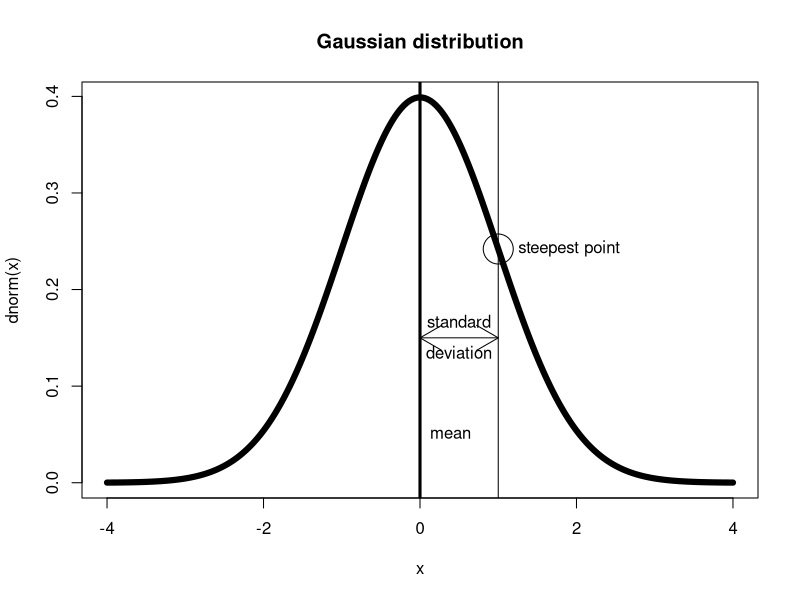
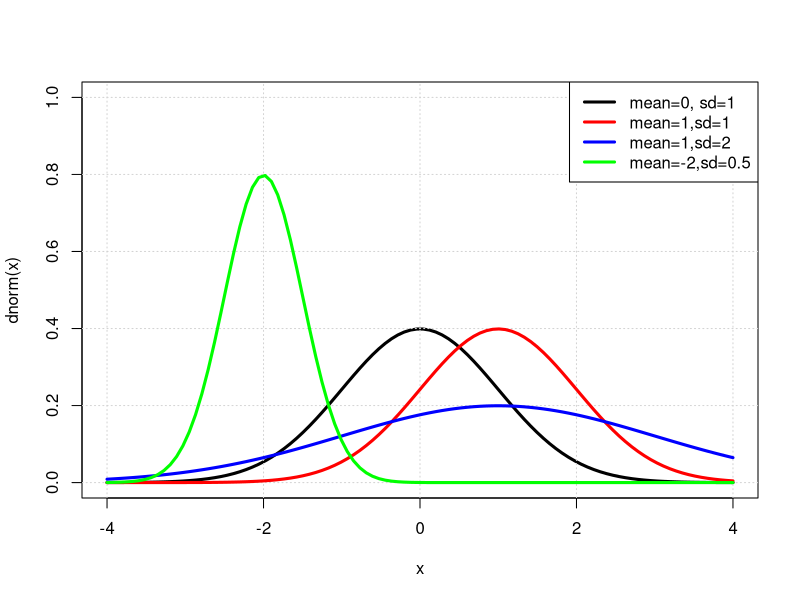
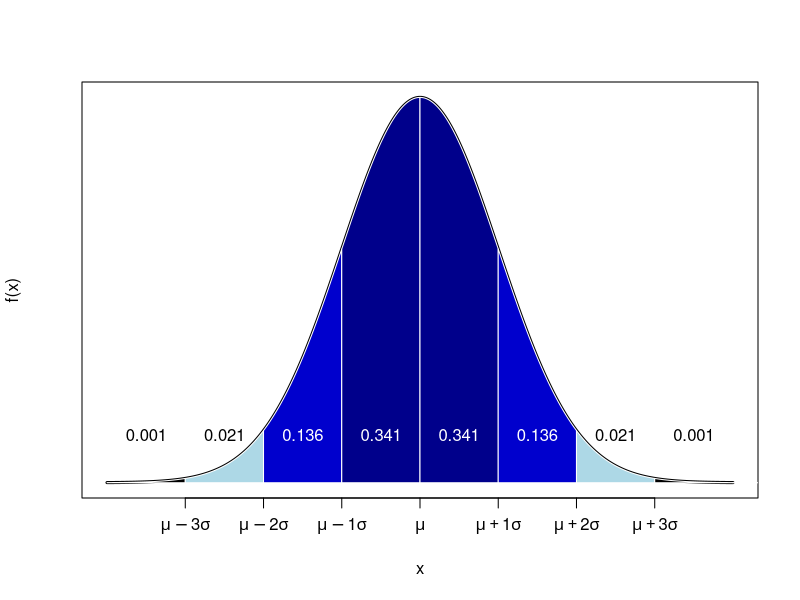
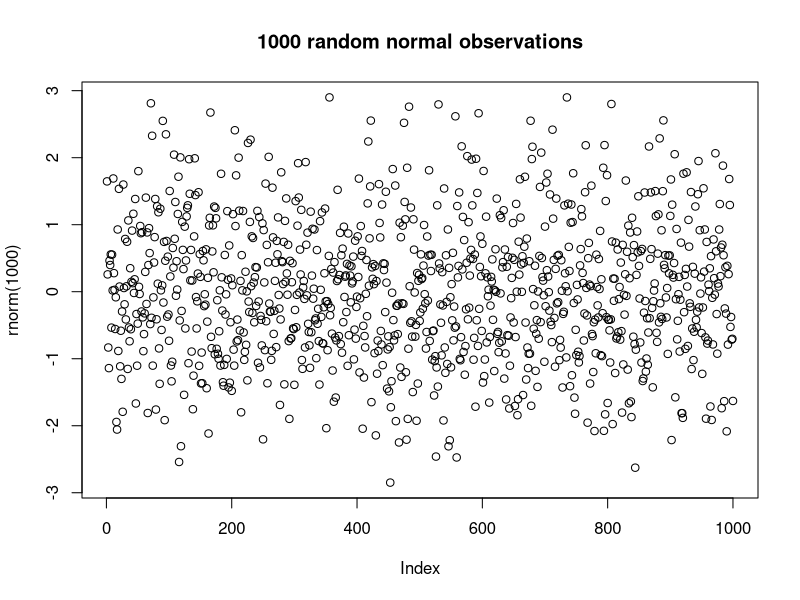
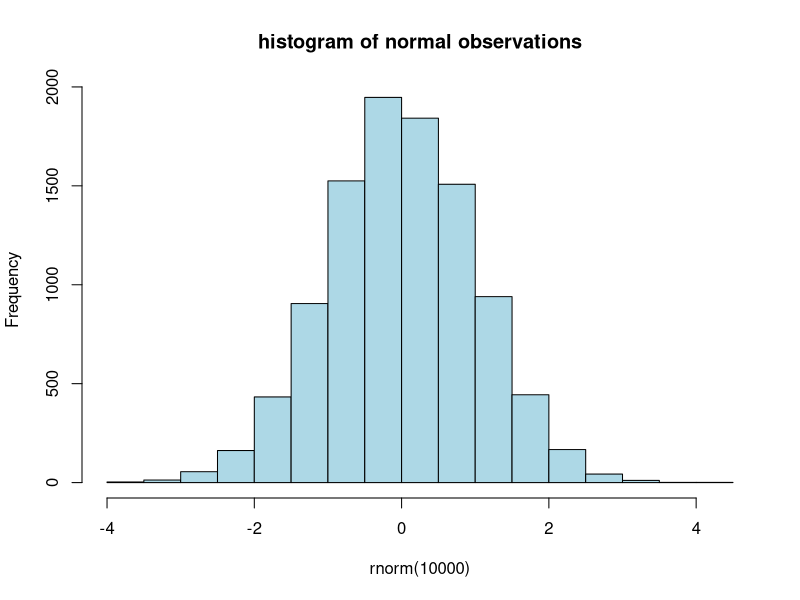
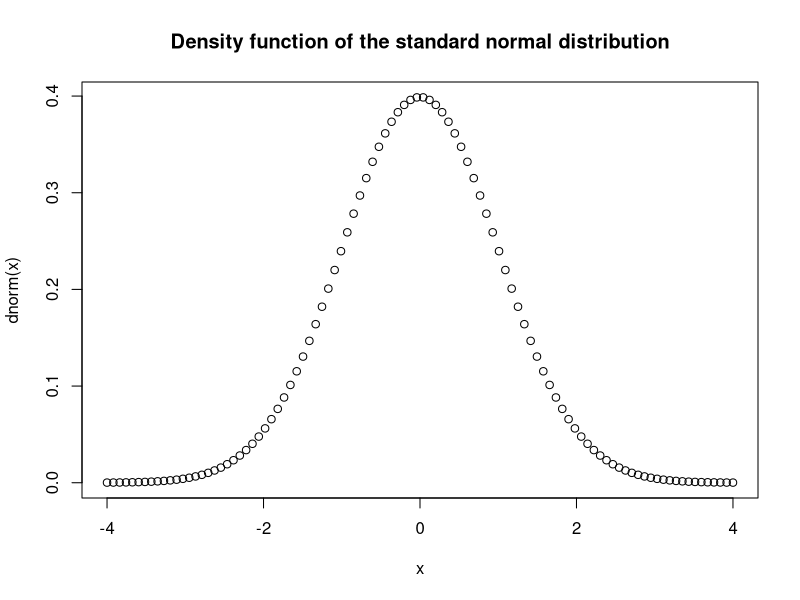
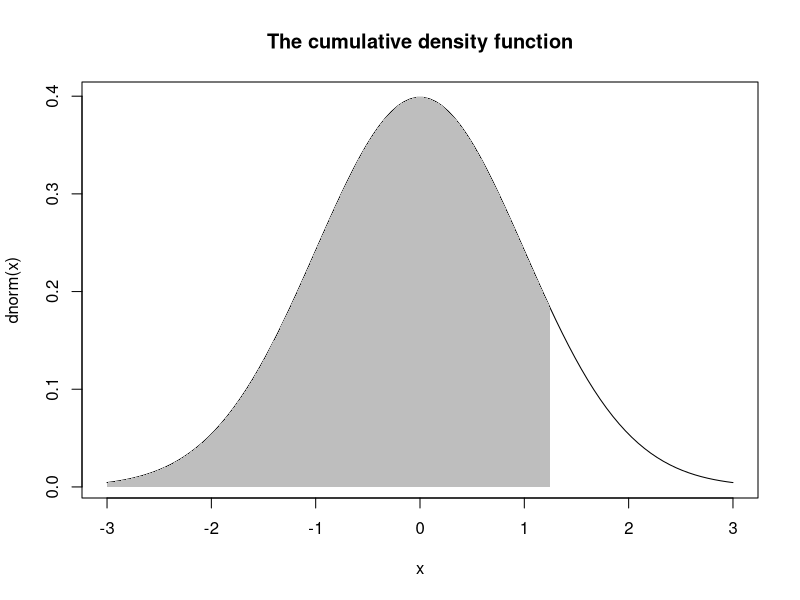
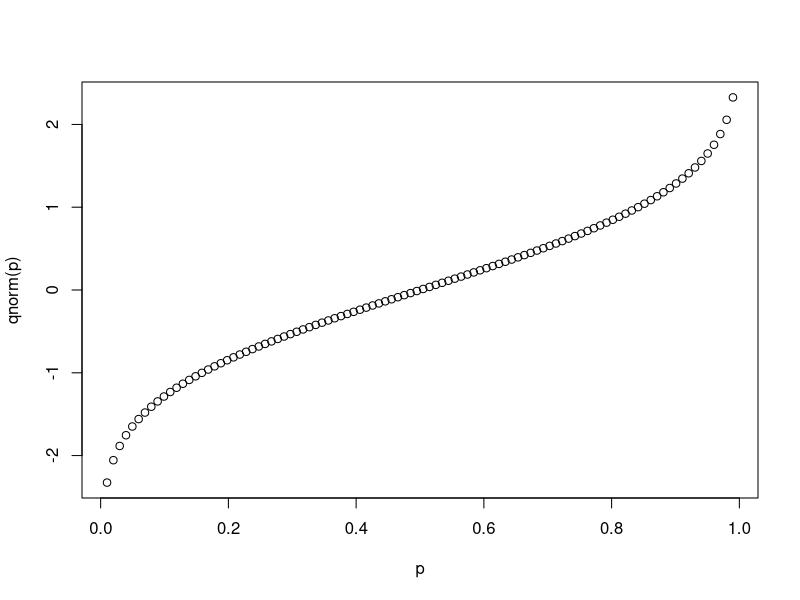

Reproduce these figures in R, in order.
## ---- chunk 1
x <- seq(from=-4,to=4,len=1000)
plot(x,dnorm(x),type="l",lwd=6,main="Gaussian distribution")
abline(v=0,lwd=3)
text(0,0.05,'mean',pos=4)
abline(v=1,lwd=1)
points(1,dnorm(1),cex=4)
text(1,dnorm(1),"  steepest point",pos=4)
arrows(0,0.15,1,0.15,code=3)
text(0.5,0.15,'standard',pos=3)
text(0.5,0.15,'deviation',pos=1)
## ---- chunk 2
x <- seq(from = -4,to=4,len=100)
plot(x,dnorm(x),lwd=3,type='l',col='black',ylim=c(0,1))
grid()
points(x,dnorm(x,mean=1,sd=1),type='l',lwd=3,col='red')
points(x,dnorm(x,mean=1,sd=2),lwd=3,type='l',col='blue')
points(x,dnorm(x,mean=-2,sd=0.5),lwd=3,type='l',col='green')
legend("topright",lwd=3,col=c("black","red","blue","green"),
       legend=c("mean=0, sd=1","mean=1,sd=1","mean=1,sd=2","mean=-2,sd=0.5"))
## ---- chunk 3
mu  <-  0
sigma <- 1
x = seq(from=-4, to=4, by=0.001)
plot(x, dnorm(x, mu, sigma), type="l", lwd=3, ylab="f(x)", yaxt="n", xaxt="n")
axis(side=1, at=-3:3, labels=c(  expression(mu ~-3*sigma),  expression(mu ~-2 *sigma),  expression(mu~-1 *sigma),  expression(mu),  expression(mu ~+1 *sigma),  expression(mu ~+2 *sigma),  expression(mu ~+3 *sigma) ))
Fx = pnorm(-4:4, mu, sigma)
cols = c("black", "lightblue", "mediumblue", "darkblue","darkblue", "mediumblue",  "lightblue","black")
colText = c("black", "black", "white", "white", "white", "white", "black", "black")

for(i in -4:4){
  j <- i+1
  k <- 5
  ijvals <- seq(i, j, 0.001)
  polygon(x=c(i,ijvals , j), y= c(0, dnorm(ijvals, 0, 1), 0), col=cols[i+k], border="white")
  text((i+0.5), 0.05, labels=round(diff(Fx)[i+k],digits=3), col=colText[i+k])
}
## ---- chunk 4
rnorm(10)    # standard Normal
## ---- chunk 5
rnorm(20,mean=10,sd=0.03)
## ---- chunk 6
plot(rnorm(1000),main="1000 random normal observations")
## ---- chunk 7
hist(rnorm(10000), col='lightblue',main="histogram of normal observations")
## ---- chunk 8
dnorm(0)
dnorm(1)
dnorm(3)
dnorm(-3)
## ---- chunk 9
x <- seq(from=-4,to=4,len=100)
plot(x,dnorm(x),main="Density function of the standard normal distribution")
## ---- chunk 10
x <- seq(from=-3,to=3,len=100)
plot(x,dnorm(x),type="l",main="The cumulative density function")
x <- x[x<1.3]
polygon(x=c(x,rev(x)),y=dnorm(c(x+1e100,rev(x))),border=NA,col="gray")
## ---- chunk 11
pnorm(1.3)
## ---- chunk 12
set.seed(0)
## ---- chunk 13
table(rnorm(1e6) < 1.3)
## ---- chunk 14
pnorm(6.1,mean=5,sd=2.2)
## ---- chunk 15
1-pnorm(4.3,mean=5,sd=2.2)
## ---- chunk 16
pnorm(11.9,10,2.2)-pnorm(11.2,10,2.2)
## ---- chunk 17
x <- rnorm(1e6,10,2.2)
table((x>11.2) & (x<11.9))
## ---- chunk 18
qnorm(0.95)
## ---- chunk 19
pnorm(1.644854)
## ---- chunk 20
table(rnorm(1e6) < qnorm(0.95))/1e6
## ---- chunk 21
p <- seq(from=0.01,to=0.99,len=100)
plot(p,qnorm(p))
## ---- chunk 22
plot(0:100,dbinom(0:100,100,0.3),type='h')
## ---- chunk 23
mean(rbinom(1e6,10,0.3))
sd(rbinom(1e6,10,0.3))
## ---- chunk 24
x <- seq(from=-3,to=10,len=100)
plot(x,pnorm(x,6,sqrt(20*0.3*0.7)),type="l",ylab="cumulative probability")
points(x,pbinom(x,20,0.3),type="l",col="red")
legend("topleft",lty=1,col=c("red","black"),legend=c("binomial","normal"))
